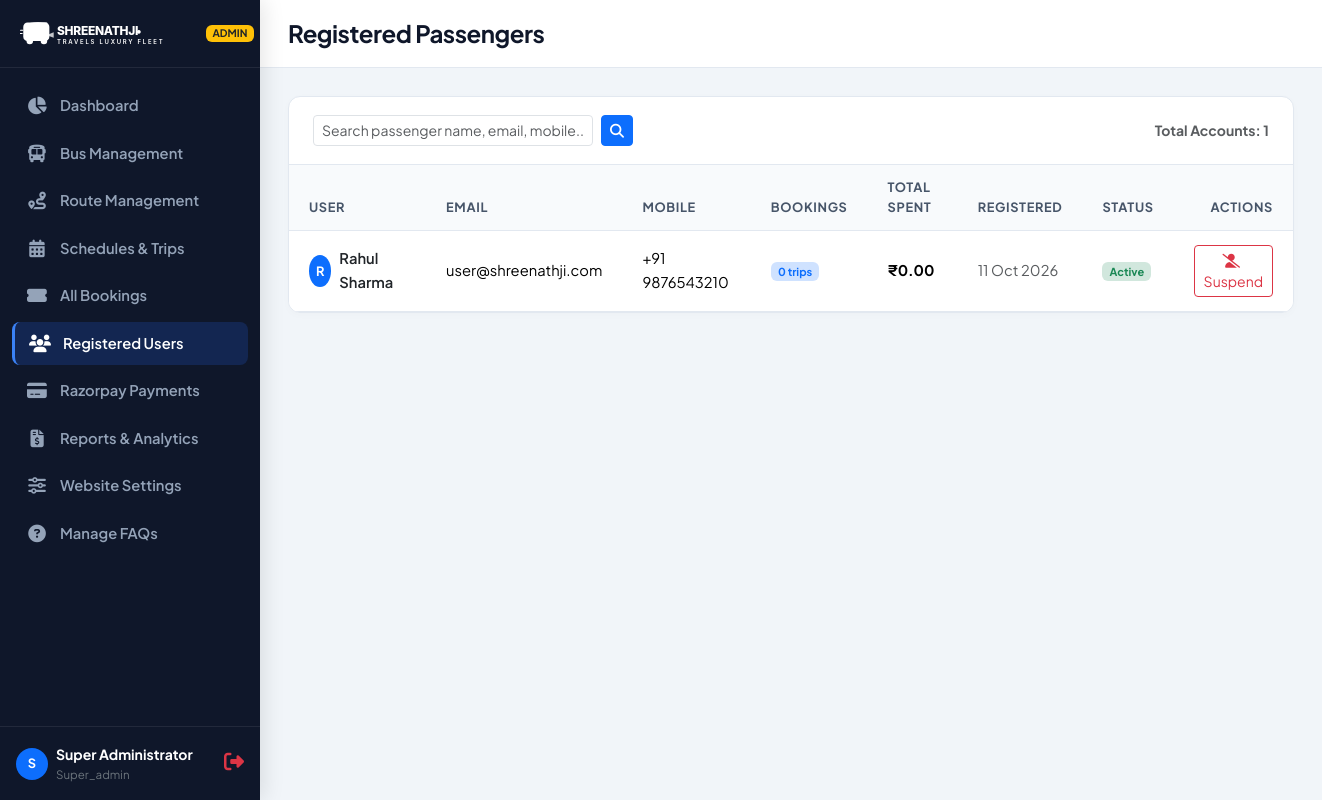
The app's page /admin/users/index.php (signed in) with its own data.
### tables this page shows
CREATE TABLE IF NOT EXISTS `users` (
    `id` INT AUTO_INCREMENT PRIMARY KEY,
    `full_name` VARCHAR(100) NOT NULL,
    `email` VARCHAR(120) NOT NULL UNIQUE,
    `mobile` VARCHAR(15) NOT NULL UNIQUE,
    `password_hash` VARCHAR(255) NOT NULL,
    `gender` ENUM('male', 'female', 'other') NULL,
    `address` TEXT NULL,
    `is_active` TINYINT(1) DEFAULT 1,
    `created_at` TIMESTAMP DEFAULT CURRENT_TIMESTAMP,
    `updated_at` TIMESTAMP DEFAULT CURRENT_TIMESTAMP ON UPDATE CURRENT_TIMESTAMP,
    INDEX `idx_user_email` (`email`),
    INDEX `idx_user_mobile` (`mobile`)
);

### config/app.php (called while the page is built, shortened)
<?php
return [
    'app_name' => 'Shreenathji Travels',
    'tagline' => 'Your Journey, Our Responsibility',
    'base_url' => 'http://localhost/online_bus',
    'admin_url' => 'http://localhost/online_bus/admin',
    'timezone' => 'Asia/Kolkata',
    'seat_lock_seconds' => 600,
    'tax_rate' => 0.05,
    'convenience_fee' => 25.00,
    'currency' => 'INR',
    'currency_symbol' => '₹',
    'session_name' => 'ST_TRAVELS_SESS',
    'support_phone' => '+91 79 2658 9999',
    'support_email' => 'support@shreenathjitravels.com',
    'office_address' => 'Shreenathji House, Nr. Paldi Cross Roads, Ellisbridge, Ahmedabad, Gujarat 380006'
];

### includes/auth.php (called while the page is built, shortened)
<?php
function getCurrentAdmin(): ?array {
    $db = getDB();
    $stmt = $db->prepare("SELECT id, name, email, role, is_active FROM admins WHERE id = ? AND is_active = 1 LIMIT 1");
    $stmt->execute([$_SESSION['admin_id']]);
    return $stmt->fetch() ?: null;
}

### includes/functions.php (called while the page is built, shortened)
<?php
function e(?string $str): string {
    return htmlspecialchars((string)$str, ENT_QUOTES, 'UTF-8');
}
function cleanInput($data) {
    return trim((string)$data);
}
function formatPrice($amount): string {
    return '₹' . number_format((float)$amount, 2);
}

### admin/users/index.php (the view, shortened to what this page needs)
<?php
require_once __DIR__ . '/../../includes/auth.php';
require_once __DIR__ . '/../../includes/functions.php';
$appConfig = require __DIR__ . '/../../config/app.php';
$db = getDB();
$search = cleanInput($_GET['q'] ?? '');
$sql = "SELECT u.id, u.full_name, u.email, u.mobile, u.gender, u.is_active, u.created_at,
               (SELECT COUNT(*) FROM bookings b WHERE b.user_id = u.id) as total_bookings,
               (SELECT COALESCE(SUM(b.total_amount), 0) FROM bookings b WHERE b.user_id = u.id AND b.booking_status = 'confirmed') as total_spent
        FROM users u";
$params = [];
$sql .= " ORDER BY u.id DESC LIMIT 100";
$stmt = $db->prepare($sql);
$stmt->execute($params);
$users = $stmt->fetchAll();
require_once __DIR__ . '/../includes/header.php';
require_once __DIR__ . '/../includes/sidebar.php';
?>
<div class="admin-main-wrap">
  <header class="admin-top-header">
    <div class="d-flex align-items-center gap-3">
      <h4 class="fw-bold mb-0">Registered Passengers</h4>
    </div>
  </header>
  <div class="admin-content-body">
    <div class="admin-table-card">
      <div class="admin-table-header">
        <form action="<?= $adminUrl ?>/users/index.php" method="GET" class="d-flex gap-2">
          <input type="text" name="q" class="form-control form-control-sm" placeholder="Search passenger name, email, mobile..." value="<?= e($search) ?>" style="width: 280px;">
          <button type="submit" class="btn btn-primary btn-sm"><i class="fas fa-search"></i></button>
        </form>
        <span class="small text-muted fw-bold">Total Accounts: <?= count($users) ?></span>
      </div>
      <div class="table-responsive">
        <table class="table admin-table align-middle">
          <thead>
            <tr>
              <th>User</th>
              <th>Email</th>
              <th>Mobile</th>
              <th>Bookings</th>
              <th>Total Spent</th>
              <th>Registered</th>
              <th>Status</th>
              <th class="text-end">Actions</th>
            </tr>
          </thead>
          <tbody>
            <?php if (empty($users)): ?>
              <tr><td colspan="8" class="text-center py-4 text-muted">No registered users found.</td></tr>
            <?php else: ?>
              <?php foreach ($users as $u): ?>
                <tr>
                  <td>
                    <div class="d-flex align-items-center gap-2">
                      <div class="bg-primary text-white rounded-circle d-flex align-items-center justify-content-center" style="width: 32px; height: 32px; font-weight: bold; font-size: 0.8rem;">
                        <?= strtoupper(substr($u['full_name'], 0, 1)) ?>
                      </div>
                      <div class="fw-semibold text-dark"><?= e($u['full_name']) ?></div>
                    </div>
                  </td>
                  <td><?= e($u['email']) ?></td>
                  <td>+91 <?= e($u['mobile']) ?></td>
                  <td><span class="badge bg-primary-subtle text-primary"><?= $u['total_bookings'] ?> trips</span></td>
                  <td class="fw-bold"><?= formatPrice($u['total_spent']) ?></td>
                  <td class="small text-muted"><?= date('d M Y', strtotime($u['created_at'])) ?></td>
                  <td>
                    <?php if ($u['is_active']): ?>
                      <span class="badge bg-success-subtle text-success">Active</span>
                    <?php else: ?>
                      <span class="badge bg-danger-subtle text-danger">Suspended</span>
                    <?php endif; ?>
                  </td>
                  <td class="text-end">
                    <a href="<?= $adminUrl ?>/users/index.php?toggle_id=<?= $u['id'] ?>" class="btn btn-sm <?= $u['is_active'] ? 'btn-outline-danger' : 'btn-outline-success' ?>" onclick="return confirm('Toggle status for this user?');">
                      <?= $u['is_active'] ? '<i class="fas fa-user-slash me-1"></i> Suspend' : '<i class="fas fa-user-check me-1"></i> Activate' ?>
                    </a>
                  </td>
                </tr>
              <?php endforeach; ?>
            <?php endif; ?>
          </tbody>
        </table>
      </div>
    </div>
  </div>
</div>
<?php require_once __DIR__ . '/../includes/footer.php'; ?>

### admin/includes/sidebar.php (shortened to what this page needs)
<?php
$currentPage = basename($_SERVER['PHP_SELF']);
$currentDir = basename(dirname($_SERVER['PHP_SELF']));
?>
<aside class="admin-sidebar" id="adminSidebar">
  <div class="admin-sidebar-brand">
    <img src="<?= $baseUrl ?>/assets/images/logo.svg" alt="Shreenathji Travels">
    <span class="badge bg-warning text-dark ms-auto" style="font-size: 0.65rem;">ADMIN</span>
  </div>
  <ul class="admin-nav">
    <li class="admin-nav-item">
      <a href="<?= $adminUrl ?>/dashboard.php" class="admin-nav-link <?= ($currentPage === 'dashboard.php') ? 'active' : '' ?>">
        <i class="fas fa-chart-pie"></i>
        <span>Dashboard</span>
      </a>
    </li>
    <li class="admin-nav-item">
      <a href="<?= $adminUrl ?>/buses/index.php" class="admin-nav-link <?= ($currentDir === 'buses') ? 'active' : '' ?>">
        <i class="fas fa-bus"></i>
        <span>Bus Management</span>
      </a>
    </li>
    <li class="admin-nav-item">
      <a href="<?= $adminUrl ?>/routes/index.php" class="admin-nav-link <?= ($currentDir === 'routes') ? 'active' : '' ?>">
        <i class="fas fa-route"></i>
        <span>Route Management</span>
      </a>
    </li>
    <li class="admin-nav-item">
      <a href="<?= $adminUrl ?>/schedules/index.php" class="admin-nav-link <?= ($currentDir === 'schedules') ? 'active' : '' ?>">
        <i class="fas fa-calendar-alt"></i>
        <span>Schedules & Trips</span>
      </a>
    </li>
    <li class="admin-nav-item">
      <a href="<?= $adminUrl ?>/bookings/index.php" class="admin-nav-link <?= ($currentDir === 'bookings') ? 'active' : '' ?>">
        <i class="fas fa-ticket-alt"></i>
        <span>All Bookings</span>
      </a>
    </li>
    <li class="admin-nav-item">
      <a href="<?= $adminUrl ?>/users/index.php" class="admin-nav-link <?= ($currentDir === 'users') ? 'active' : '' ?>">
        <i class="fas fa-users"></i>
        <span>Registered Users</span>
      </a>
    </li>
    <li class="admin-nav-item">
      <a href="<?= $adminUrl ?>/payments/index.php" class="admin-nav-link <?= ($currentDir === 'payments') ? 'active' : '' ?>">
        <i class="fas fa-credit-card"></i>
        <span>Razorpay Payments</span>
      </a>
    </li>
    <li class="admin-nav-item">
      <a href="<?= $adminUrl ?>/reports/index.php" class="admin-nav-link <?= ($currentDir === 'reports') ? 'active' : '' ?>">
        <i class="fas fa-file-invoice-dollar"></i>
        <span>Reports & Analytics</span>
      </a>
    </li>
    <li class="admin-nav-item">
      <a href="<?= $adminUrl ?>/settings/index.php" class="admin-nav-link <?= ($currentDir === 'settings' && $currentPage === 'index.php') ? 'active' : '' ?>">
        <i class="fas fa-sliders-h"></i>
        <span>Website Settings</span>
      </a>
    </li>
    <li class="admin-nav-item">
      <a href="<?= $adminUrl ?>/settings/faqs.php" class="admin-nav-link <?= ($currentDir === 'settings' && $currentPage === 'faqs.php') ? 'active' : '' ?>">
        <i class="fas fa-question-circle"></i>
        <span>Manage FAQs</span>
      </a>
    </li>
  </ul>
  <div class="admin-sidebar-footer">
    <div class="d-flex align-items-center justify-content-between">
      <div class="d-flex align-items-center gap-2">
        <div class="bg-primary text-white rounded-circle d-flex align-items-center justify-content-center" style="width: 32px; height: 32px; font-weight: bold; font-size: 0.8rem;">
          <?= strtoupper(substr($currentAdmin['name'] ?? 'A', 0, 1)) ?>
        </div>
        <div class="small">
          <div class="fw-bold text-white"><?= e($currentAdmin['name'] ?? 'Admin') ?></div>
          <div class="text-secondary" style="font-size: 0.72rem;"><?= ucfirst(e($currentAdmin['role'] ?? 'super_admin')) ?></div>
        </div>
      </div>
      <a href="<?= $adminUrl ?>/logout.php" class="text-danger small" title="Logout">
        <i class="fas fa-sign-out-alt fs-5"></i>
      </a>
    </div>
  </div>
</aside>

### assets/css/style.css (style rules this page uses)
:root { --primary-navy: #0f172a; --secondary-navy: #1e293b; --primary-blue: #1d4ed8; --royal-blue: #2563eb; --light-blue: #3b82f6; --soft-blue: #eff6ff; --accent-gold: #f59e0b; --accent-orange: #ea580c; --accent-amber: #fbbf24; --success-green: #10b981; --danger-red: #ef4444; --neutral-100: #f8fafc; --neutral-200: #e2e8f0; --neutral-300: #cbd5e1; --neutral-500: #64748b; --neutral-700: #334155; --neutral-900: #0f172a; --card-bg: rgba(255, 255, 255, 0.95); --card-shadow: 0 10px 30px -5px rgba(15, 23, 42, 0.08), 0 4px 12px -2px rgba(15, 23, 42, 0.04); --card-shadow-hover: 0 20px 35px -5px rgba(37, 99, 235, 0.15), 0 8px 16px -3px rgba(15, 23, 42, 0.08); --radius-sm: 8px; --radius-md: 12px; --radius-lg: 20px; --radius-xl: 28px; --font-main: 'Plus Jakarta Sans', system-ui, -apple-system, sans-serif; --transition-fast: all 0.2s cubic-bezier(0.4, 0, 0.2, 1); --transition-smooth: all 0.35s cubic-bezier(0.4, 0, 0.2, 1); }
* { box-sizing: border-box; }
body { font-family: var(--font-main); background-color: #f8fafc; color: var(--neutral-700); margin: 0; padding: 0; line-height: 1.6; overflow-x: hidden; }
h1, h2, h3, h4, h5, h6 { color: var(--primary-navy); font-weight: 700; letter-spacing: -0.02em; }
a { color: var(--royal-blue); text-decoration: none; transition: var(--transition-fast); }

### assets/css/admin.css (style rules this page uses)
:root { --admin-sidebar-width: 260px; --admin-header-height: 68px; --admin-bg: #f1f5f9; --admin-card-bg: #ffffff; --admin-border: #e2e8f0; }
body.admin-body { background-color: var(--admin-bg); min-height: 100vh; display: flex; }
.admin-sidebar { width: var(--admin-sidebar-width); background: #0f172a; color: #94a3b8; position: fixed; top: 0; bottom: 0; left: 0; z-index: 1030; display: flex; flex-direction: column; box-shadow: 4px 0 20px rgba(0, 0, 0, 0.1); transition: var(--transition-fast); }
.admin-sidebar-brand { height: var(--admin-header-height); padding: 0 20px; display: flex; align-items: center; gap: 12px; border-bottom: 1px solid rgba(255, 255, 255, 0.08); color: #ffffff; font-weight: 800; font-size: 1.1rem; }
.admin-sidebar-brand img { height: 38px; filter: brightness(0) invert(1); }
.admin-nav { list-style: none; padding: 16px 12px; margin: 0; flex-grow: 1; overflow-y: auto; }
.admin-nav-item { margin-bottom: 4px; }
.admin-nav-link { display: flex; align-items: center; gap: 12px; padding: 10px 14px; border-radius: var(--radius-sm); color: #94a3b8; font-weight: 600; font-size: 0.92rem; transition: var(--transition-fast); }
.admin-nav-link:hover, .admin-nav-link.active { color: #ffffff; background: rgba(37, 99, 235, 0.2); border-left: 3px solid #3b82f6; }
.admin-nav-link i { font-size: 1.1rem; width: 22px; text-align: center; }
.admin-sidebar-footer { padding: 16px; border-top: 1px solid rgba(255, 255, 255, 0.08); }
.admin-main-wrap { margin-left: var(--admin-sidebar-width); flex-grow: 1; min-height: 100vh; display: flex; flex-direction: column; }
.admin-top-header { height: var(--admin-header-height); background: #ffffff; border-bottom: 1px solid var(--admin-border); padding: 0 28px; display: flex; align-items: center; justify-content: space-between; position: sticky; top: 0; z-index: 1020; }
.admin-content-body { padding: 28px; flex-grow: 1; }
.admin-table-card { background: #ffffff; border-radius: var(--radius-md); border: 1px solid var(--admin-border); box-shadow: 0 2px 8px rgba(0, 0, 0, 0.02); overflow: hidden; }
.admin-table-header { padding: 18px 24px; border-bottom: 1px solid var(--admin-border); display: flex; align-items: center; justify-content: space-between; flex-wrap: wrap; gap: 12px; }
.table-responsive { margin: 0; }
.admin-table { margin-bottom: 0; }
.admin-table th { background: #f8fafc; color: #475569; font-weight: 700; font-size: 0.8rem; text-transform: uppercase; letter-spacing: 0.05em; padding: 12px 20px; border-bottom: 1px solid var(--admin-border); }
.admin-table td { padding: 14px 20px; vertical-align: middle; font-size: 0.92rem; border-bottom: 1px solid var(--admin-border); }

### records on screen
users: full_name "R", full_name "Rahul Sharma", email "user@shreenathji.com", mobile "9876543210", total_bookings "0", total_spent "₹0.00", created_at "11 Oct 2026", is_active "Active"

### other values on screen
substr($currentAdmin['name'] ?? 'A', 0, 1) "S"
$currentAdmin['name'] "Super Administrator"
$currentAdmin['role'] "Super_admin"
count($users) "1"
